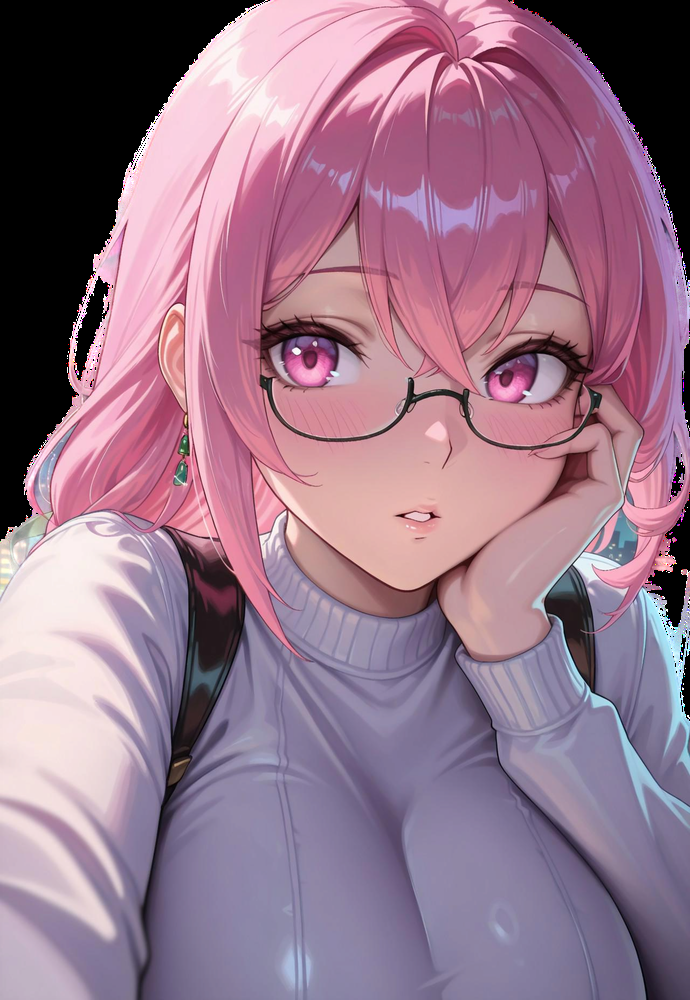
#> input picture spine-ai-pipeline/test_bg.png, 690 x 1000 px, shrunk from 1280 x 1856 before the run
$ python research_mesh_gen.py --input ../test_bg.png
#> lines starting #> are read from the running program, lines starting #| are printed output that depends on the picture; after the words box and inside, x2 and y2 are one past the last pixel; in counts of white or black regions, pixels touching at a corner belong together

import cv2
import numpy as np
import argparse
from pathlib import Path
import json
import matplotlib.pyplot as plt
from scipy.spatial import Delaunay

def generate_mesh(image_path, epsilon_factor=0.005, edge_len=20):
    """
    Generate a mesh from an image using contour detection and Delaunay triangulation.
    """
#> called with image_path = '../test_bg.png', epsilon_factor = 0.005, edge_len = 20
    img = cv2.imread(str(image_path), cv2.IMREAD_UNCHANGED)
#> img is the input picture: shape (1000, 690, 4); mean B, G, R, A 137.5, 117.1, 150, 221.4
    if img is None:
        print(f"Error: Could not load image {image_path}")
        return

    # Extract Alpha Channel
    if img.shape[2] == 4:
        alpha = img[:, :, 3]
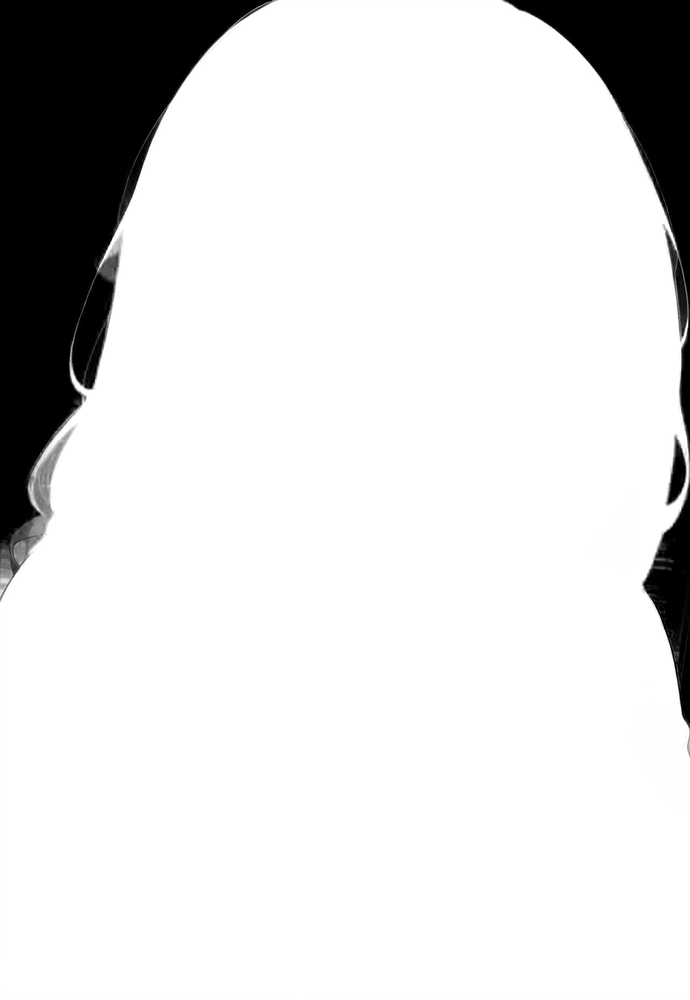
#> alpha: shape (1000, 690); min 0, max 255, mean 221.4
    else:
        print("Image has no alpha channel. Using grayscale as mask.")
        alpha = cv2.cvtColor(img, cv2.COLOR_BGR2GRAY)

    # Threshold
    _, binary = cv2.threshold(alpha, 10, 255, cv2.THRESH_BINARY)
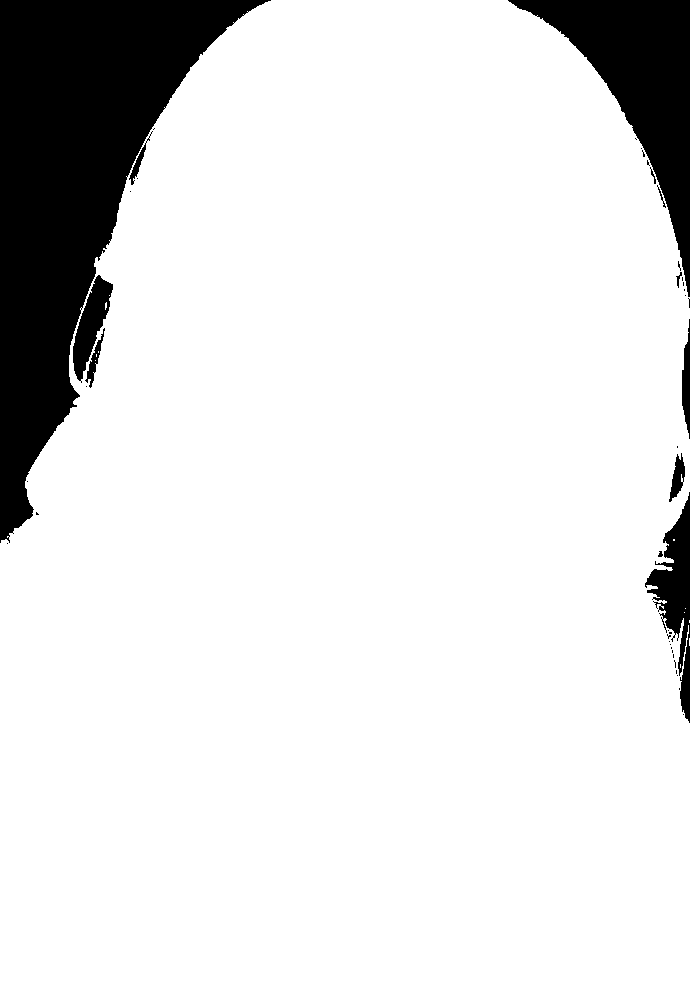
#> binary: shape (1000, 690); 87.9% white; 43 black regions (31 under 20 px)

    # Find Contours
    contours, _ = cv2.findContours(binary, cv2.RETR_EXTERNAL, cv2.CHAIN_APPROX_SIMPLE)
#> contours = 7 contours, 6 with area under 20; largest, box (x1, y1, x2, y2) and area: (0, 0, 690, 1000) 607716
    if not contours:
        print("No contours found.")
        return

    # Largest contour (in case of noise)
    cnt = max(contours, key=cv2.contourArea)
#> cnt = contour of 934 points, box (x1, y1, x2, y2) (0, 0, 690, 1000), area 607716

    # Simplify Contour (Douglas-Peucker)
    epsilon = epsilon_factor * cv2.arcLength(cnt, True)
#> epsilon = 18.36
    approx_contour = cv2.approxPolyDP(cnt, epsilon, True)
#> approx_contour = contour of 17 points, box (x1, y1, x2, y2) (0, 0, 690, 1000), area 605180
    hull_points = approx_contour.reshape(-1, 2)
#> hull_points = 17 rows, first 8: [265, 2], [126, 176], [70, 345], [77, 406], [0, 543], [0, 999], [689, 999], [688, 625]

    print(f"Original points: {len(cnt)}, Simplified points: {len(hull_points)}")
#| Original points: 934, Simplified points: 17

    # Triangulation (Constrained Delaunay - Simplified)
    # Ideally we want internal points (Steiner points) for better deformation.
    # For now, let's just triangulate the hull + grid/random internal points.

    # Generate internal points (Grid Sampling inside polygon)
    h, w = alpha.shape
#> h = 1000; w = 690
    x_range = np.arange(0, w, edge_len)
#> x_range = 35 values from 0 to 680
    y_range = np.arange(0, h, edge_len)
#> y_range = 50 values from 0 to 980
    grid_x, grid_y = np.meshgrid(x_range, y_range)
    grid_points = np.vstack([grid_x.ravel(), grid_y.ravel()]).T

    # Filter points inside the contour
    inside_mask = []
    for pt in grid_points:
        dist = cv2.pointPolygonTest(approx_contour, (int(pt[0]), int(pt[1])), False)
        inside_mask.append(dist >= 0) # >= 0 means inside or on edge
#> this loop made 1750 passes
#> dist on passes 1 to 3: -1, -1, -1
#> after the loop, inside_mask = 1750 items, first 6: False, False, False, False, False, False

    internal_points = grid_points[inside_mask]
#> internal_points = 1507 pairs, first value 0 to 680, second value 20 to 980

    # Combine Hull + Internal
    all_points = np.vstack([hull_points, internal_points])
#> all_points = 1524 pairs, first value 0 to 689, second value 0 to 999

    # Triangulate
    tri = Delaunay(all_points)

    # Visualization
    plt.figure(figsize=(10, 10))
    plt.imshow(cv2.cvtColor(img, cv2.COLOR_BGRA2RGBA))
    plt.triplot(all_points[:, 0], all_points[:, 1], tri.simplices.copy())
    plt.plot(all_points[:, 0], all_points[:, 1], 'o', color='red', markersize=2)
    plt.title(f"Mesh: {len(all_points)} vertices, {len(tri.simplices)} triangles")
    plt.gca().invert_yaxis() # Match image coords

    output_img = str(image_path).replace(".png", "_mesh_debug.png")
    plt.savefig(output_img)
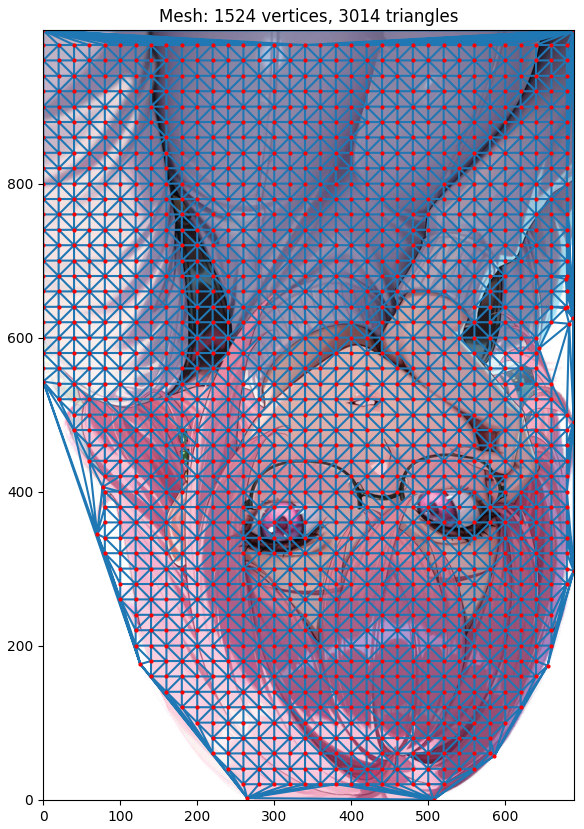
#> figure drawn by matplotlib, 1 panel
    print(f"Saved visualization to {output_img}")

    # Export Spine Mesh Format (Placeholder)
    # Spine meshes require:
    # - uvs (normalized 0-1)
    # - triangles (indices)
    # - vertices (pixel coords, potentially weighted)

    spine_mesh = {
        "uvs": [],
        "triangles": tri.simplices.flatten().tolist(),
        "vertices": all_points.flatten().tolist(), # x, y, x, y...
        "hull": len(hull_points) # First N points are the hull
    }

    # Calculate UVs
    for pt in all_points:
        u = pt[0] / w
        v = 1.0 - (pt[1] / h) # Spine UV origin is bottom-left? Need to verify convention.
        # Actually standard texture coords: 0,0 top-left ?
        # Spine: y is up? UVs are 0-1.
        # Let's assume standard UV: u = x/w, v = y/h (inverted Y usually)
        spine_mesh["uvs"].extend([u, pt[1]/h])
#> this loop made 1524 passes
#> (pt, u, v) on passes 1 to 3: ([265, 2], 0.384, 0.998), ([126, 176], 0.183, 0.824), ([70, 345], 0.101, 0.655)

    output_json = str(image_path).replace(".png", "_mesh.json")
    with open(output_json, 'w') as f:
        json.dump(spine_mesh, f, indent=2)
    print(f"Saved mesh data to {output_json}")


if __name__ == "__main__":
    parser = argparse.ArgumentParser()
    parser.add_argument("--input", required=True, help="Path to input image part")
    args = parser.parse_args()

    generate_mesh(args.input)
